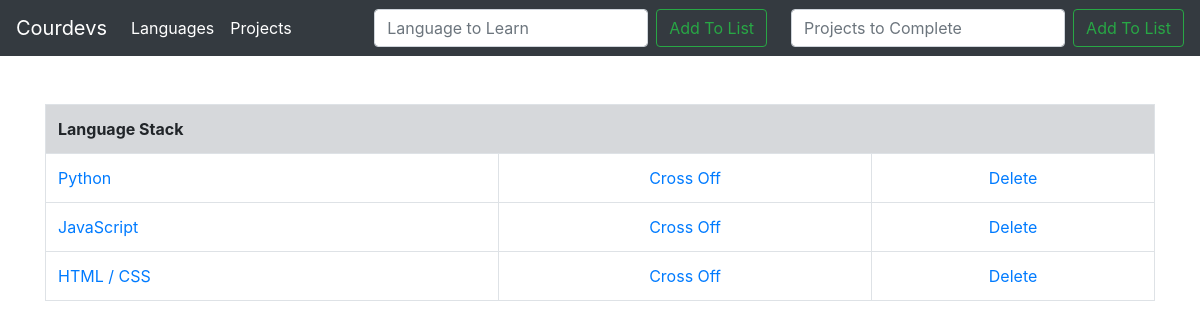
The page / on the database its author committed.
### todoTwo/models.py (models this page shows, shortened)
class List(models.Model):
	item = models.CharField(max_length=200)
	completed = models.BooleanField(default=False)

### todoTwo/views.py (the view)
# urls.py: path('', views.todo, name='todo'),
def todo(request):
	if request.method == 'POST':
		form = ListForm(request.POST or None) #create variable called form call it ListForm and populate it with the request POST or if nothing requested, do nothing
		if form.is_valid(): #if information on form is valid
			form.save()     #save the info
			all_items = List.objects.all
			messages.success(request, ('Item Has Been Added To List'))
			return render(request, 'todo.html', {'all_items': all_items})
	else:
		all_items = List.objects.all
		return render(request, 'todo.html', {'all_items': all_items})

### todoTwo/templates/todo.html (shortened to what this page needs)
{% extends 'base.html' %}
{% block content %}
<div class="container">
<br>
    {% if all_items %}
      <table class="table table-bordered">
        <th class="table table-secondary" colspan="4">Language Stack</th>
          {% for things in all_items %}
              {% if things.completed %}
                  <tr class="table-secondary">
                      <td class="striker"><a href="{% url 'editinfo' things.id %}">{{ things.item }}</a></td>
                      <td><center><a href="{% url 'uncross' things.id %}">Uncross</a></center></td>
                      <td><center><a href="{% url 'delete' things.id %}">Delete</a></center></td>
                  </tr>
              {% else %}
                  <tr>
                      <td><a href="{% url 'editinfo' things.id %}">{{ things.item }}</a></td>
                      <td><center><a href="{% url 'cross_off' things.id %}">Cross Off</a></center></td>
                      <td><center><a href="{% url 'delete' things.id %}">Delete</a></center></td>
                  </tr>
              {% endif %}
          {% endfor %}
      </table>
    </div>
    {% endif %}
{% endblock %}

### rows shown on the page
List: item "Python"
List: item "JavaScript"
List: item "HTML / CSS"
